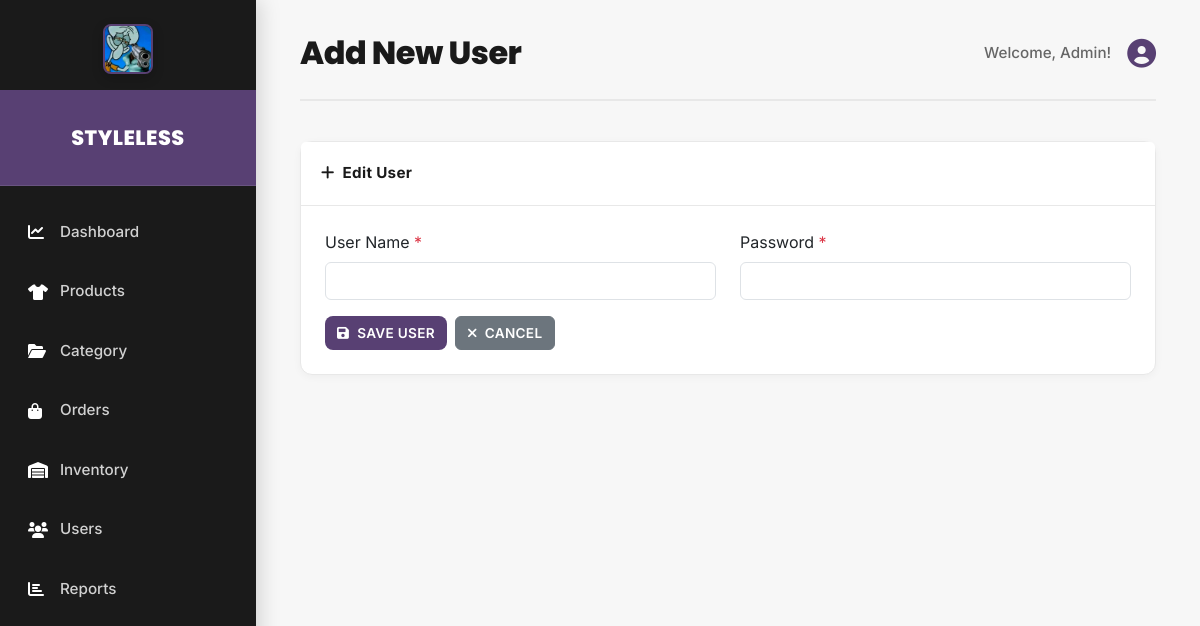
The page /admin/editUser?user_id=5 (signed in) on the database as committed earlier.
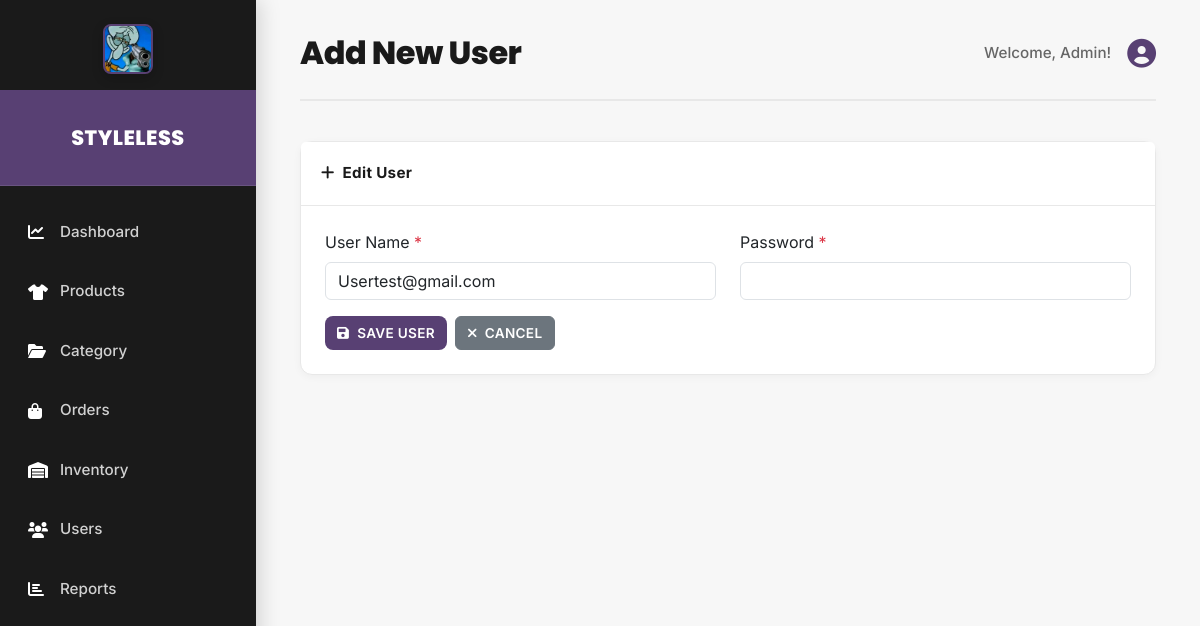
The same page on the database as committed later.
### model/User.py (models this page shows)
class User(db.Model):
    id = db.Column(db.Integer, primary_key=True)
    username = db.Column(db.String(100), unique=True, nullable=False)
    password = db.Column(db.String(100), nullable=False)
    role = db.Column(db.String(20), default='customer', nullable=False)
    created_at = db.Column(db.DateTime, default=datetime.utcnow, nullable=False)

### routes/backend/users.py (the view)
@app.get('/admin/editUser')
def editUser_page():  # put application's code here
    module = 'users'
    user_id = request.args.get('user_id')
    user = User.query.get(int(user_id))
    return render_template('backend/User/editUser.html', active_page='users', module=module, user=user)

### app.py (called while the page is built)
@app.before_request
def before_request():
    url = request.path
    if url.startswith('/admin') and not url.startswith('/admin/login') and not url.startswith('/do_admin_login'):
        if session.get("user_id") is None:
            flash("Please log in first.", "warning")
            return redirect(url_for("admin_login"))
        if session.get("role") != 'admin':
            flash("Access denied. You do not have admin privileges.", "danger")
            return redirect(url_for("admin_login"))

### templates/backend/User/editUser.html (shortened to what this page needs)
<!DOCTYPE html>
<html lang="en">
<head>
    <link href="https://cdn.jsdelivr.net/npm/bootstrap@5.3.0/dist/css/bootstrap.min.css" rel="stylesheet">
    <link rel="stylesheet" href="https://cdnjs.cloudflare.com/ajax/libs/font-awesome/6.0.0-beta3/css/all.min.css">
    <link rel="stylesheet" href="{{ url_for('static', filename='css/admin.css') }}">
</head>
<body>
    <div class="d-flex" id="wrapper">
        {% include 'backend/sidebar.html' %}
        <div id="page-content-wrapper">
            <div class="container-fluid" id="main-content">
                <div class="dashboard-header-row">
                    <h2>Add New User</h2>
                    <div class="user-info">
                        <span class="d-none d-md-inline">Welcome, Admin!</span>
                        <div class="dropdown">
                            <a class="dropdown-toggle" href="#" id="dropdownMenuLink" role="button"
                                data-bs-toggle="dropdown" aria-expanded="false">
                                <i class="fas fa-user-circle"></i>
                            </a>
                        </div>
                    </div>
                </div>
                <div class="card">
                    <div class="card-header">
                        <span><i class="fas fa-plus me-2"></i>Edit User</span>
                    </div>
                    <div class="card-body">
                        <form method="POST" action="{{ url_for('editUser',user_id=user.id) }}">
                            <div class="row">
                                <div class="col-md-6 mb-3">
                                    <label for="username" class="form-label">User Name <span
                                            class="text-danger">*</span></label>
                                    <input type="text" class="form-control" id="username" name="username"
                                        value="{{ user.username }}" required>
                                </div>
                                <div class="col-md-6 mb-3">
                                    <label for="password" class="form-label">Password <span
                                            class="text-danger">*</span></label>
                                    <input type="password" class="form-control" id="password" name="password">
                                </div>
                            </div>
                            <div class="d-flex gap-2 ">
                                <button type="submit" class="btn btn-primary">
                                    <i class="fas fa-save me-2"></i>Save User
                                </button>
                                <a href="{{ url_for('users') }}" class="btn btn-secondary">
                                    <i class="fas fa-times me-2"></i>Cancel
                                </a>
                            </div>
                        </form>
                    </div>
                </div>
            </div>
        </div>
    </div>
</body>
</html>

Rows that differ between the two databases and show on the page:
added User: username "Usertest@gmail.com"
